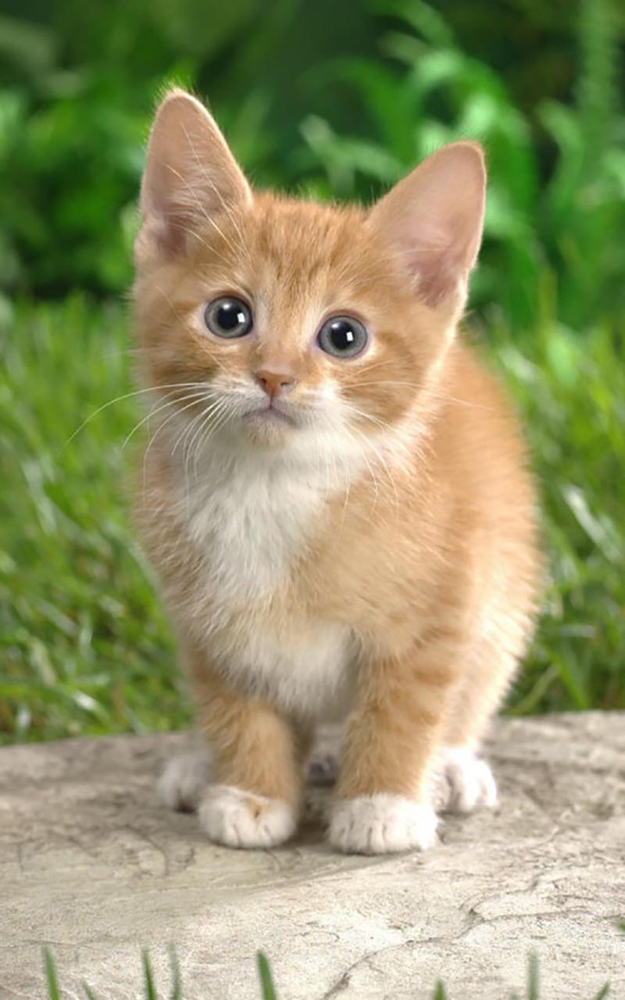
#> input picture colorextraction/cat.bmp, 625 x 1000 px, shrunk from 800 x 1280 before the run, found by its file name
$ python Binary.py
#> lines starting #> are read from the running program, lines starting #| are printed output that depends on the picture; after the words box and inside, x2 and y2 are one past the last pixel; in counts of white or black regions, pixels touching at a corner belong together
###########################################################################################################################
################################################## Color, Luminance Split##################################################
###########################################################################################################################

import cv2
import sys
import numpy as np
import matplotlib.pylab as plt
import time


#img 불러오기
image = cv2.imread('cat.bmp')
#> image is the input picture: shape (1000, 625, 3); mean B, G, R 107, 149.4, 148.1
height, width, channel = image.shape #불러온 이미지 크기 구하기
#> height = 1000; width = 625; channel = 3

# 불러왔는지 확인
if image is None:
    print('Image load failed!')
    sys.exit()


start = time.time()
# [6 lines of commented-out code are left out]
def bgr2gray(bgr):


    r, g, b = bgr[:,:,2], bgr[:,:,1], bgr[:,:,0]
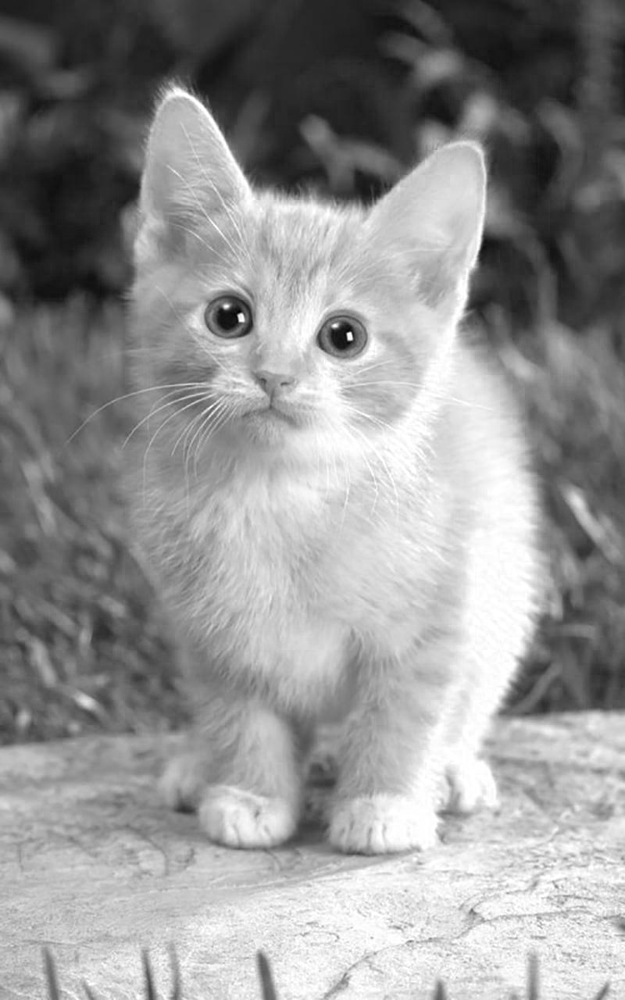
#> r: shape (1000, 625); min 0, max 255, mean 148.1
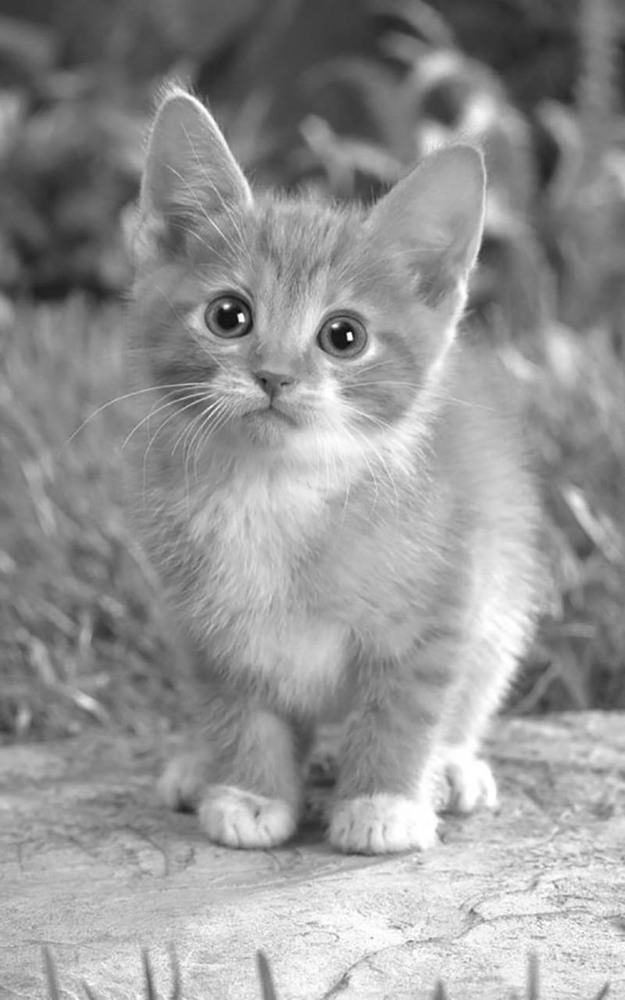
#> g: shape (1000, 625); min 6, max 255, mean 149.4
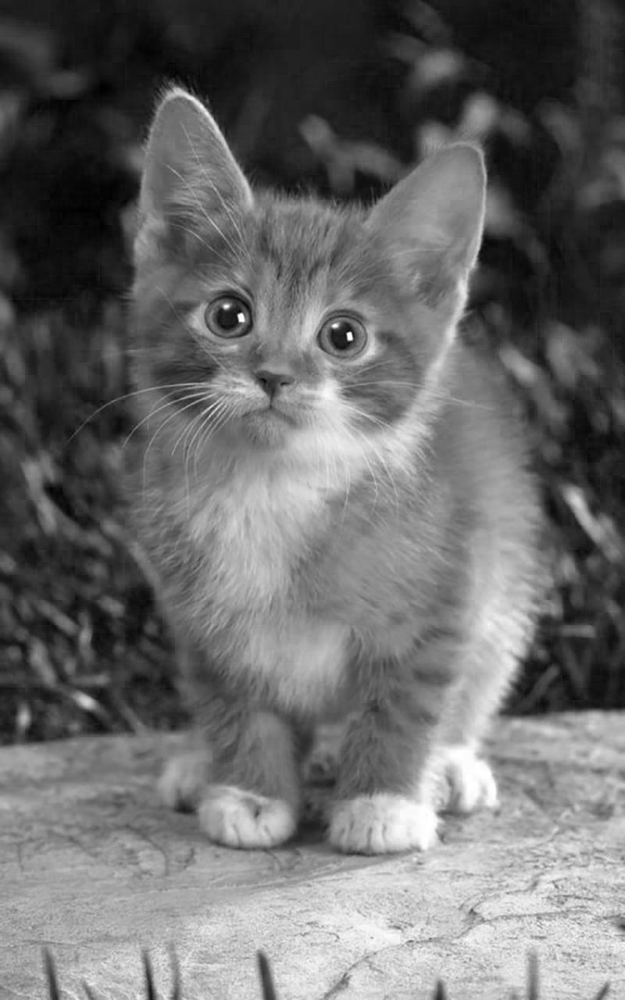
#> b: shape (1000, 625); min 0, max 255, mean 107
    gray = np.zeros([height,width])
    # for i in range(height):
    #     for j in range(width):
    #         gray[i,j] = (0.2989 * r[i,j] + 0.5870 * g[i,j] + 0.1140 * b[i,j])
    gray = (0.2989 * r + 0.5870 * g + 0.1140 * b)
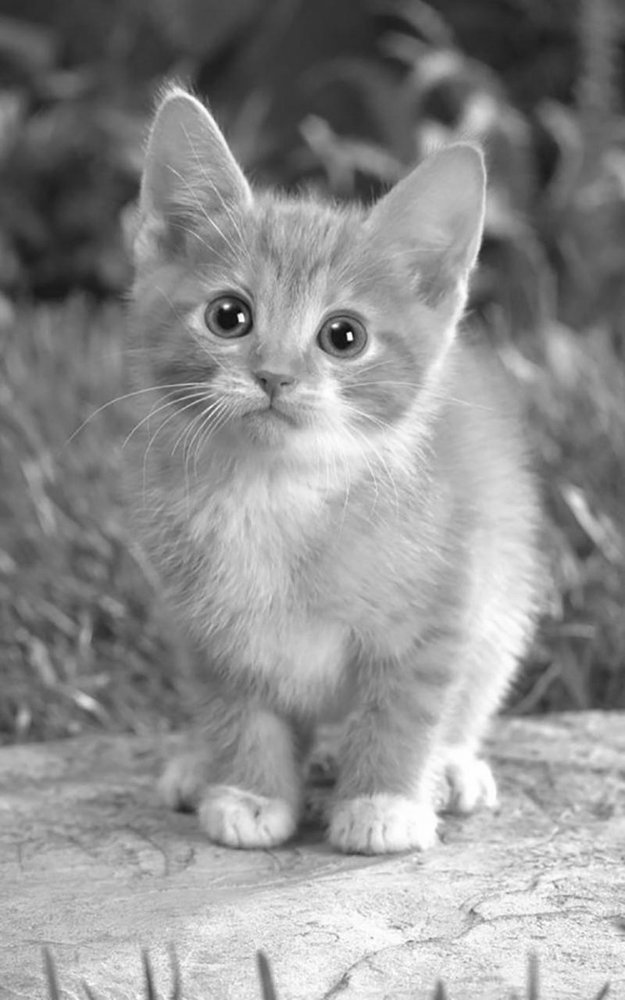
#> gray: shape (1000, 625) float64; min 4.32, max 255, mean 144.2
    # gray = (0.3 * r + 0.6 * g + 0.1 * b)
    gray = gray.astype(np.uint8)

    return gray


##### 각 픽셀값 분류하기
#이진화 : Binariztion
def binarization(image) : #, threshold):

    #image copy떠서 함수 안에서 처리
    #안에서 image리스트를 새로 만들어서 하기
    binarized_image = np.zeros([height,width])
    # [9 lines of commented-out code are left out]
    binarized_image[image > threshold] = 1
    # binarized_image[image <= threshold] = 0

    # binarized_image(np.where(image > threshold)) = 1
    # binarized_image(np.where(image <= threshold)) = 0
    return binarized_image

if __name__ == '__main__':


    #gray이진화(binarization)
    # image_rgb = bgr2rgb(image)
    threshold = 150     #0~255
    # input_thresh = int(input("기준값을 입력하세요 (0~255) : "))
    print("1Working time :", time.time() - start)
    image_gray = bgr2gray(image)
    print("2Working time :", time.time() - start)

    bin_image = binarization(image_gray) #포인터처럼 썼기 때문에 image_gray 자체도 바뀐것임....
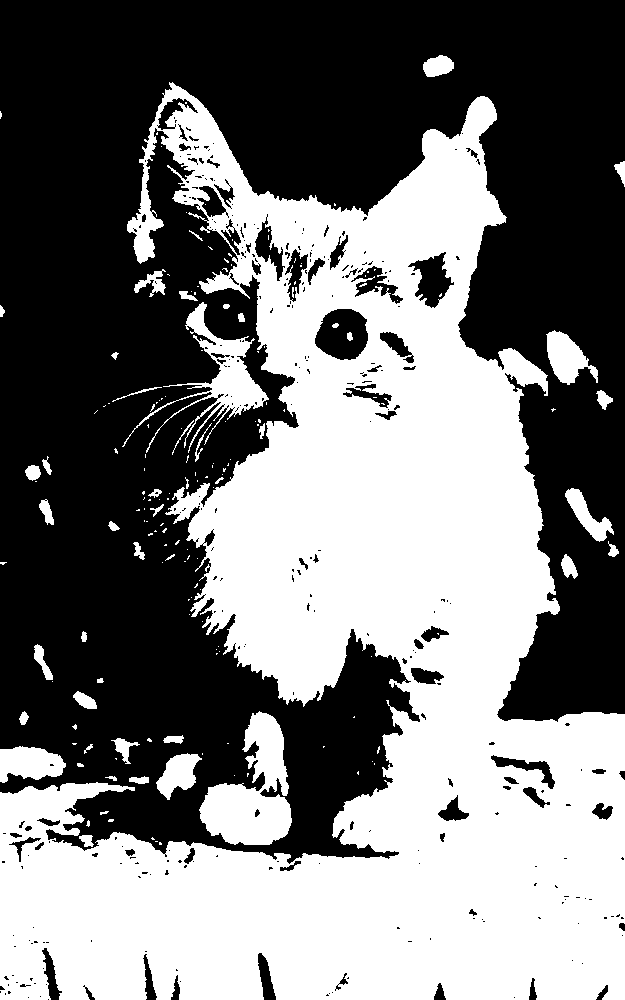
#> bin_image: shape (1000, 625) float64; values 0 (black) and 1 (white), 46.8% white; 169 white regions (121 under 20 px), largest, box (x1, y1, x2, y2) and area: (0, 82, 625, 1000) 271110, (199, 711, 292, 845) 6700, (122, 302, 269, 453) 4001
    print("3Working time :", time.time() - start)


    cv2.imshow("binary_image", bin_image)
    cv2.waitKey()


    #bin127  = cv2.threshold(image_gray,  127, 255, cv2.THRESH_BINARY)[1]
    # #적응형 이진화
    # mean_bin = cv2.adaptiveThreshold(image_gray, 255, cv2.ADAPTIVE_THRESH_MEAN_C, cv2.THRESH_BINARY, 51, 0)
    # gaus_bin = cv2.adaptiveThreshold(image_gray, 255, cv2.ADAPTIVE_THRESH_GAUSSIAN_C, cv2.THRESH_BINARY, 51, 0) ## opencv안쓰고 구현해보기
    # #plot
    # fig, subs = plt.subplots(ncols = 3, figsize = (15, 5), sharex = True, sharey = True)
    # subs[0].set_title('bin127')
    # subs[0].imshow(bin127, cmap = 'gray')

    # subs[1].set_title('ADAPTIVE_THRESH_MEAN_C')
    # subs[1].imshow(mean_bin, cmap = 'gray')

    # subs[2].set_title('ADAPTIVE_THRESH_GAUSSIAN_C')
    # subs[2].imshow(gaus_bin, cmap = 'gray')

    # plt.show()


    # 결과 표시(평가를 어떻게 할 것인가?)


    # # 컬러 영상 속성 확인
    # print('image.shape:', image.shape, '\nimage.dtype:', image.dtype)  # image.shape: (width, height, channel(1280, 800, 3)) # image.dtype: unit8
    # print('image_gray.shape:', image_gray.shape, '\nimage_gray.dtype:', image_gray.dtype)


    # # show image
    # cv2.imshow("Original Image", image)
    # cv2.imshow("Lab Image", image_lab)
    # cv2.waitKey()
    # cv2.destroyAllWindows()

$ run again, with colorextraction/cloud.bmp copied over colorextraction/cat.bmp
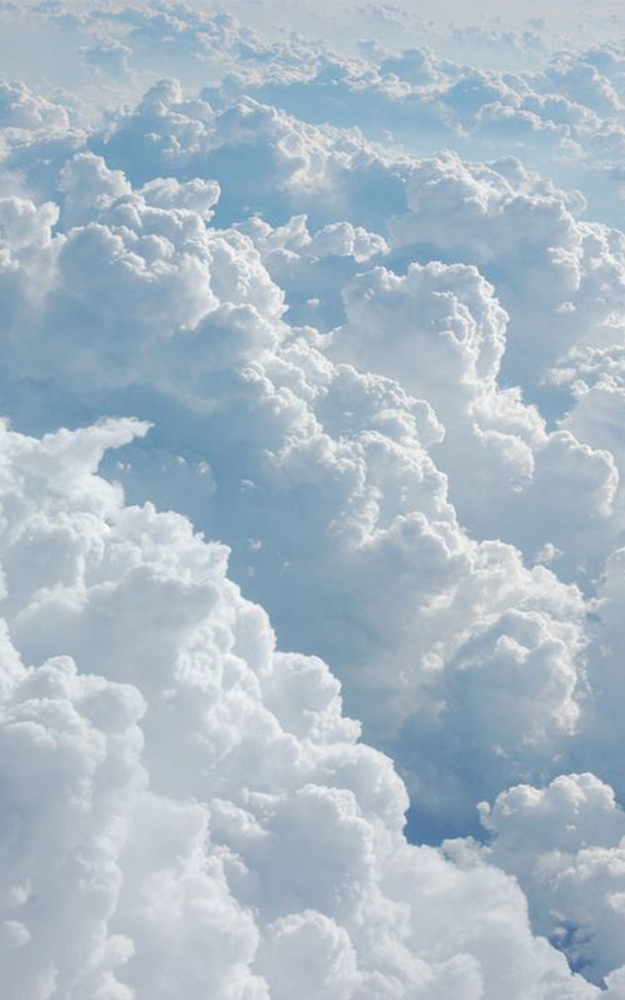
#> input picture colorextraction/cloud.bmp, 625 x 1000 px, shrunk from 800 x 1280 before the run, found by its file name
#> image is the input picture: shape (1000, 625, 3); mean B, G, R 199, 186.3, 170.3
#> in bgr2gray, `r, g, b = bgr[:,:,2], bgr[:,:,1], bgr[:,:,0]`:
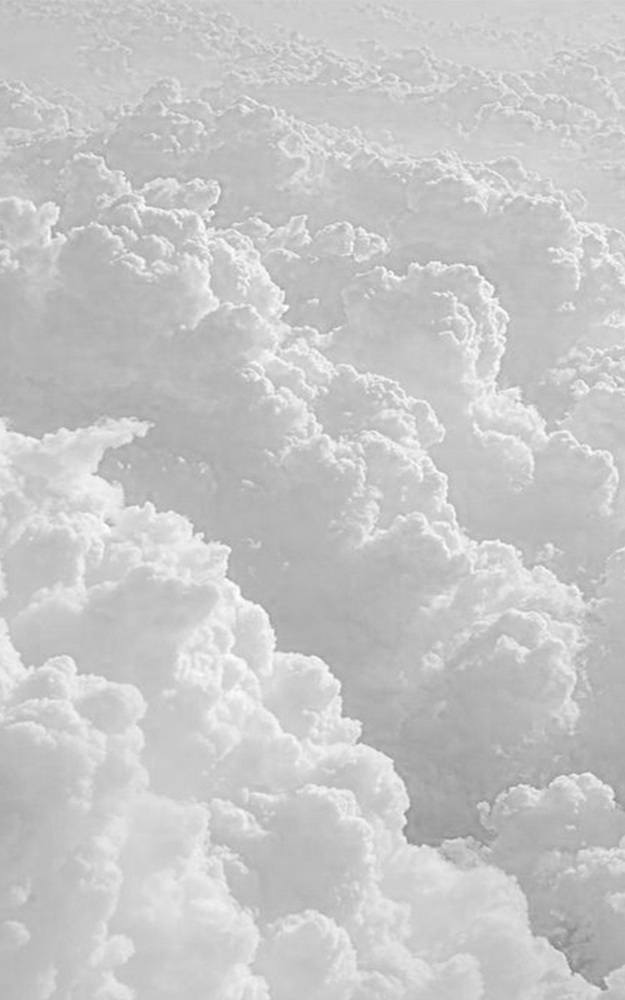
#> b: shape (1000, 625); min 131, max 255, mean 199
#> `bin_image = binarization(image_gray)`:
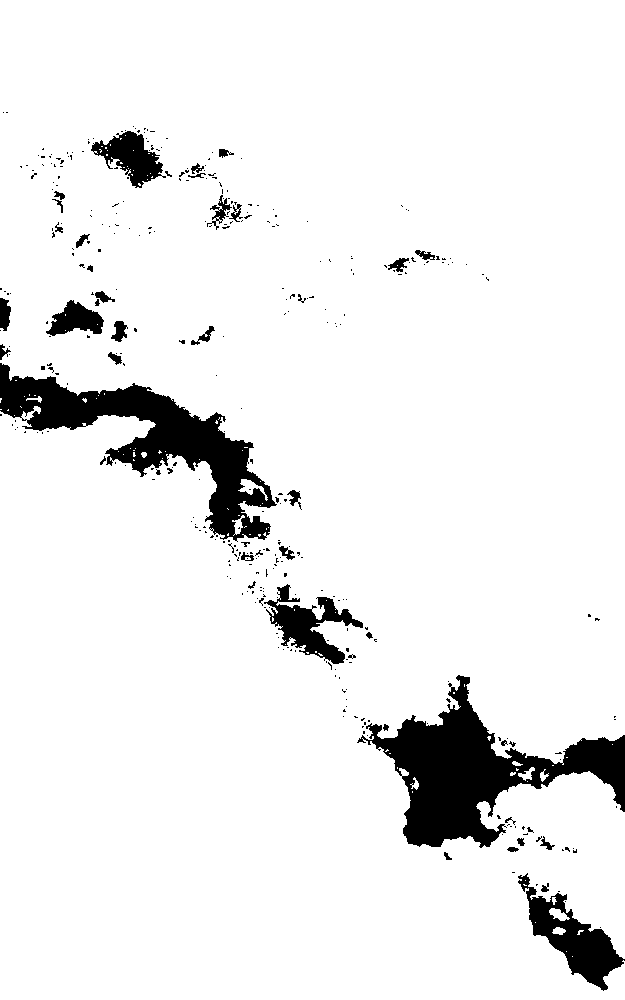
#> bin_image: shape (1000, 625) float64; values 0 (black) and 1 (white), 92.9% white; 368 black regions (325 under 20 px), largest, box (x1, y1, x2, y2) and area: (357, 675, 625, 848) 16322, (0, 363, 277, 542) 14183, (518, 873, 625, 991) 4104
